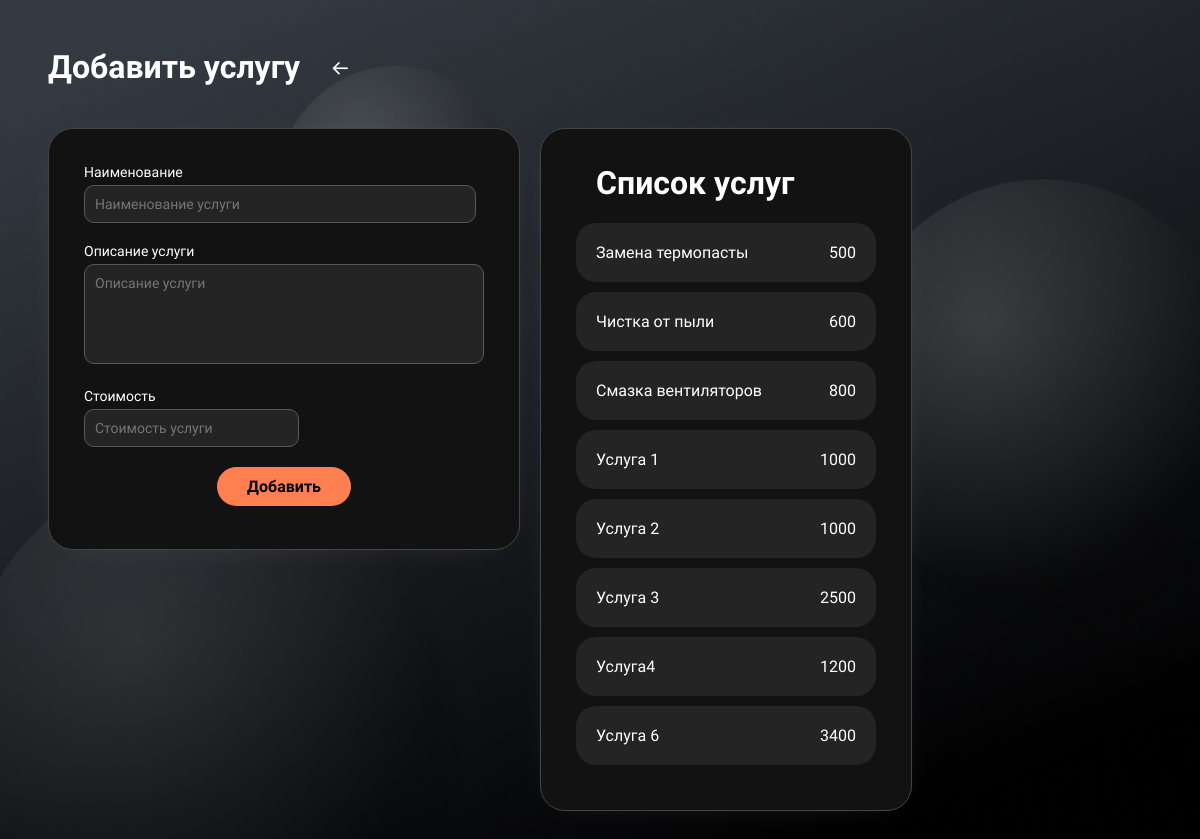
/service_actions/ (signed in), run on the app's committed database.
### RSapplication/models.py (models this page shows, shortened)
class Services(models.Model):
    name = models.TextField(max_length=300, verbose_name='Наименование услуги')
    service_description = models.TextField(max_length=500, verbose_name='Описание услуги')
    coast = models.CharField(max_length=6, verbose_name='Стоимость оказания услуги')
    class Meta:
        verbose_name = 'Услуга'
        verbose_name_plural = 'Услуги'

### RSapplication/views.py (the view)
# urls.py: path('service_actions/', add_service, name='ServicePage'),
@login_required
def add_service(request):
    services = Services.objects.all()  # Определение переменной services за пределами блока условия
    if request.method == 'POST':
        form = ServiceForm(request.POST)
        if form.is_valid():
            form.save()
            return redirect('ServicePage')
    else:
        form = ServiceForm()
    return render(request, 'RSapplication/service_actions.html', {'form': form, 'services': services})

### RSapplication/forms.py
class ServiceForm(forms.ModelForm):
    class Meta:
        model = Services
        fields = ['name', 'service_description', 'coast']
        widgets = {
            "name": forms.TextInput(attrs={
                'class': 'form-control',
                'placeholder': 'Наименование услуги'
            }),
            "service_description": forms.Textarea(attrs={
                'class': 'form-control',
                'placeholder': 'Описание услуги'
            }),
            "coast": forms.NumberInput(attrs={
                'class': 'form-control',
                'placeholder': 'Стоимость услуги'
            }),
        }

### RSapplication/templates/RSapplication/service_actions.html (shortened to what this page needs)
{% load static %}
<!DOCTYPE html>
<html lang="en">
<head>
</head>
<link href='https://unpkg.com/boxicons@2.1.4/css/boxicons.min.css' rel='stylesheet'>
<link rel="stylesheet" type="text/css" href="{% static 'css/service_actions.css' %}">
<body>
<div class="header-back">
    <h1>Добавить услугу</h1>
<a class='back_arrow' href="{% url 'ManagerHomePage' %}"><i class='bx bx-arrow-back'></i></a>
</div>
<div class="add-service-page">
    <form class='add-service-form' method="post">
        <div class="input-group">
            <label for="id_username">Наименование</label>
            {{ form.name }}
        </div>
        <div class="input-group">
            <label for="id_email">Описание услуги</label>
            {{ form.service_description }}
        </div>
        <div class="input-group">
            <label for="id_password1">Стоимость</label>
            {{ form.coast }}
        </div>
        <div class="button-center">
            <button type="submit">Добавить</button>
        </div>
    </form>
    <div class="servile-list">
        <h1>Список услуг</h1>
        <div class="scroll">
            {% for service in services %}
                <div class="service-info">
                    <li>{{ service.name }}</li>
                     <li>{{ service.coast }}</li>
                </div>
            {% endfor %}
        </div>
    </div>
</div>
</body>
</html>

### RSapplication/static/css/service_actions.css (style rules this page uses)
.header-back { display: flex; }
.header-back a { margin-bottom: 20px; }
.header-back h1 { display: flex; align-items: center; }
.add-service-page { display: flex; }
.servile-list { min-width: 300px; margin-left: 20px; padding: 35px; border-radius: 25px; background-color: #121212; box-shadow: 0px 5px 39px -22px rgba(255, 255, 255, 0.2); border: #454545 1px solid; }
.scroll { overflow: auto; }
.service-info { color: white; background-color: #242424; border-radius: 20px; padding: 20px; margin-bottom: 10px; display: flex; justify-content: space-between; }
li { list-style: none; }
h2,h1 { color: white; margin-top: 0; }
h1 { margin-left: 20px; }
.add-service-form { max-height: 350px; width: 400px; max-width: 500px; margin-left: 20px; padding: 35px; border-radius: 25px; background-color: #121212; box-shadow: 0px 5px 39px -22px rgba(255, 255, 255, 0.2); border: #454545 1px solid; }
.button-center { display: flex; justify-content: center; align-items: center; }
.button-center button { border: 0; border-radius: 500px; background-color: coral; padding: 10px 30px; font-family: 'Nunito Sans', sans-serif; font-size: 1rem; font-weight: bolder; transition: transform .2s; cursor: pointer; }
i { color: white; }
input[type="number"] { padding: 10px; border-radius: 10px; border: 1px #595959 solid; background-color: #242424; font-family: 'Nunito Sans', sans-serif; font-size: 0.875rem; color: #bababa; }
.input-group textarea { background-color: #242424; padding: 10px; border-radius: 10px; border: 1px #595959 solid; width: 100%; box-sizing: border-box; color: #bababa; font-family: 'Nunito Sans', sans-serif; font-size: 14px; height: 100px; resize: none; }
.input-group { margin-bottom: 20px; }
.input-group label { display: block; color: #ffffff; font-size: 0.875rem;; margin-bottom: 5px; }
.input-group input[type="text"], .input-group input[type="email"], .input-group input[type="password"] { width: calc(100% - 30px); padding: 10px; border-radius: 10px; border: 1px #595959 solid; background-color: #242424; font-family: 'Nunito Sans', sans-serif; font-size: 0.875rem; color: #bababa; }
.bx-arrow-back { margin: 30px; font-size: 20px; }

### data on the page
Services: name "Замена термопасты", coast "500"
Services: name "Чистка от пыли", coast "600"
Services: name "Смазка вентиляторов", coast "800"
Services: name "Услуга 1", coast "1000"
Services: name "Услуга 2", coast "1000"
Services: name "Услуга 3", coast "2500"
Services: name "Услуга4", coast "1200"
Services: name "Услуга 6", coast "3400"
